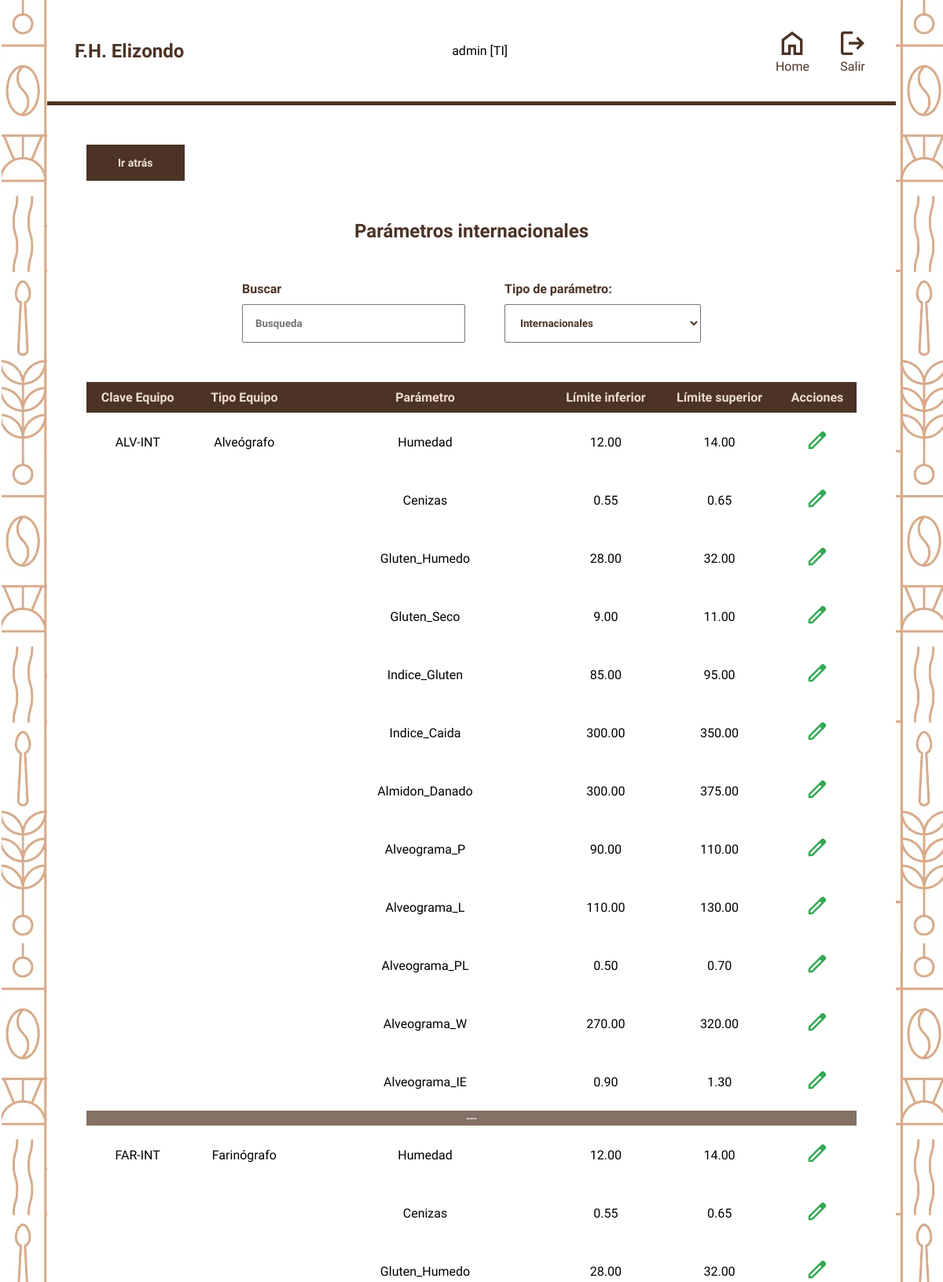
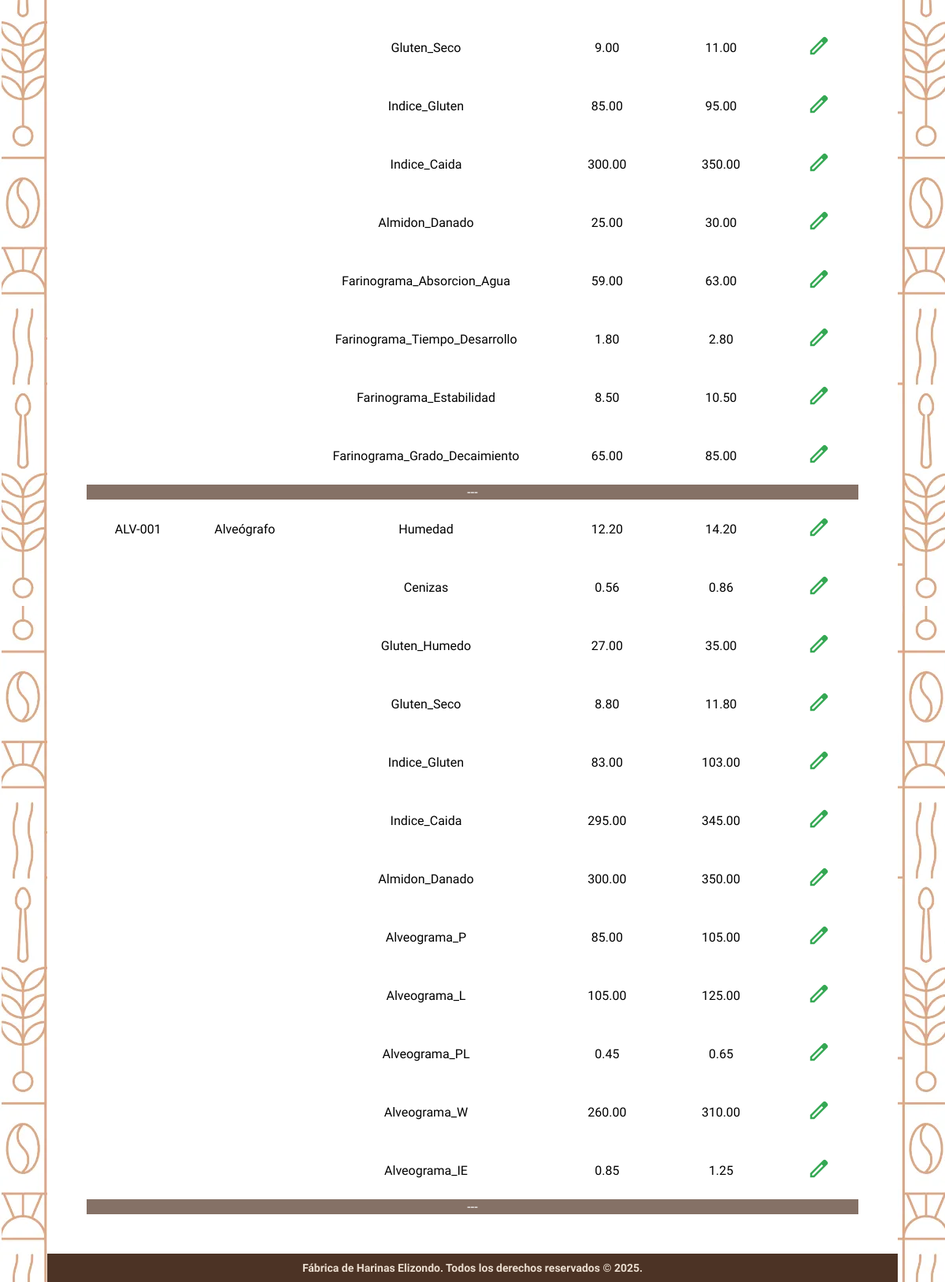
Screenshot of /modulos/parametros.php?tipo=internacionales (signed in) with the database file from the repository (2 pictures, top to bottom).
### tables this page shows
CREATE TABLE Parametros (
    id_parametro INT PRIMARY KEY AUTO_INCREMENT,
    id_equipo INT,
    id_cliente INT,
    nombre_parametro ENUM(
        'Humedad',
        'Cenizas',
        'Gluten_Humedo',
        'Gluten_Seco',
        'Indice_Gluten',
        'Indice_Caida',
        'Almidon_Danado',
        'Alveograma_P',
        'Alveograma_L',
        'Alveograma_PL',
        'Alveograma_W',
        'Alveograma_IE',
        'Farinograma_Absorcion_Agua',
        'Farinograma_Tiempo_Desarrollo',
        'Farinograma_Estabilidad',
        'Farinograma_Grado_Decaimiento'
    ) NOT NULL,
    lim_Superior DECIMAL(10, 2) NOT NULL,
    lim_Inferior DECIMAL(10, 2) NOT NULL,
    FOREIGN KEY (id_equipo) REFERENCES Equipos_Laboratorio(id_equipo),
    FOREIGN KEY (id_cliente) REFERENCES Clientes(id_cliente),
    CHECK (
        (
            id_cliente IS NOT NULL
            AND id_equipo IS NULL
        )
        OR (
            id_cliente IS NULL
            AND id_equipo IS NOT NULL
        )
    )
);

CREATE TABLE Equipos_Laboratorio (
    id_equipo INT PRIMARY KEY AUTO_INCREMENT,
    id_responsable INT NOT NULL,
    clave VARCHAR(50) UNIQUE NOT NULL,
    tipo_equipo ENUM('Alveógrafo', 'Farinógrafo') NOT NULL,
    marca VARCHAR(50),
    modelo VARCHAR(50),
    serie VARCHAR(59) UNIQUE NOT NULL,
    desc_larga VARCHAR(300),
    desc_corta VARCHAR(50) NOT NULL,
    proveedor VARCHAR(50),
    fecha_adquisicion DATE,
    garantia VARCHAR(50) UNIQUE,
    vencimiento_garantia DATE,
    ubicacion VARCHAR(100),
    estado ENUM('Activo', 'Inactivo', 'Baja') NOT NULL DEFAULT 'Activo',
    FOREIGN KEY (id_responsable) REFERENCES Usuarios(id_usuario)
);

### modulos/parametros.php (the view, shortened to what this page needs)
<?php
$filtro = $_GET['tipo'];
?>
<!DOCTYPE html>
<html lang="en">
<head>
    <link rel="stylesheet" href="../styles.css">
    <link rel="stylesheet" href="../css/menu.css">
</head>
<body>
    <main class="contenedor hoja">
        <?php include '../includes/header.php'; ?>
        <div class="contenedor__modulo">
            <a href="../menu.php" class="atras">Ir atrás</a>
            <h2 class="heading">Parámetros <?php echo $filtro; ?></h2>
            <div class="controles">
                <div class="buscador">
                    <h4 class="buscador__label">Buscar</h4>
                    <input type="text" id="searchBar" class="buscador__input" placeholder="Busqueda">
                </div>
                <div class="ordenar">
                    <h4 class="ordenar__label">Tipo de parámetro:</h4>
                    <select name="orden" id="filtroParam" class="ordenar__select">
                        <option value="internacionales" <?= ($filtro === 'internacionales') ? 'selected' : '' ?>>
                            Internacionales</option>
                    </select>
                </div>
            </div>
            <table class="tabla">
                <thead>
                    <tr class="tabla__encabezado">
                        <th><?php echo ($filtro === 'internacionales') ? 'Clave Equipo' : 'ID Cliente'; ?></th>
                        <th><?php echo ($filtro === 'internacionales') ? 'Tipo Equipo' : 'Cliente'; ?></th>
                        <th>Parámetro</th>
                        <th>Límite inferior</th>
                        <th>Límite superior</th>
                        <th>Acciones</th>
                    </tr>
                </thead>
                <tbody>
                    <?php
                    require '../config/conn.php';
                    $tabla = 'equipos_laboratorio';
                    $tipo_param = 'id_equipo';
                    if ($filtro === 'internacionales') {
                        $sql_id = "SELECT
                P.id_parametro,
                P.nombre_parametro,
                P.lim_Superior,
                P.lim_Inferior,
                A.clave AS origen,
                A.tipo_equipo AS tipo,
                A.id_equipo AS id
            FROM parametros P
            LEFT JOIN equipos_laboratorio A ON A.id_equipo = P.id_equipo
            WHERE P.id_equipo = :id";
                        $sql = "SELECT DISTINCT id_equipo FROM parametros";
                    }
                    $stmt = $pdo->prepare($sql);
                    $stmt->execute();
                    while ($id = $stmt->fetch(PDO::FETCH_ASSOC)) {
                        $valor_id = $id[$tipo_param];
                        $stmt_inner = $pdo->prepare($sql_id);
                        $stmt_inner->bindValue(':id', $valor_id, PDO::PARAM_INT);
                        $stmt_inner->execute();
                        $parametros = $stmt_inner->fetchAll(PDO::FETCH_ASSOC);
                        if (!empty($parametros)) {
                            $origen = htmlspecialchars($parametros[0][($filtro === 'internacionales') ? 'origen' : 'id']);
                            $tipo = htmlspecialchars($parametros[0][($filtro === 'internacionales') ? 'tipo' : 'origen']);
                            $primera = true;
                            foreach ($parametros as $parametro) {
                                echo '<tr class="tabla__fila">';
                                if ($primera) {
                                    echo '<td>' . $origen . '</td>';
                                    echo '<td>' . $tipo . '</td>';
                                    $primera = false;
                                } else {
                                    echo '<td class = "oculto">' . $origen . '</td>';
                                    echo '<td class = "oculto">' . $tipo . '</td>';
                                }
                                echo '<td>' . htmlspecialchars($parametro['nombre_parametro']) . '</td>';
                                echo '<td>' . htmlspecialchars($parametro['lim_Inferior']) . '</td>';
                                echo '<td>' . htmlspecialchars($parametro['lim_Superior']) . '</td>';
                                echo '<td class="tabla__botones">';
                                echo '<a href="parametrosform.php?id=' . $parametro['id_parametro'] . '&ow=' . $tabla . '">
                  <img src="../img/edit.svg" alt="Editar" class="tabla__boton"></a>';
                                echo '</td>';
                                echo '</tr>';
                            }
                            echo '<tr class="tabla__fila--sep"><td colspan="6" class="separador">---</td></tr>';
                        }
                    }
                    ?>
                </tbody>
            </table>
        </div>
        <?php include '../includes/footer.php'; ?>
    </main>
</body>
</html>

### styles.css (style rules this page uses)
:root { --colorPrimario: #EBDED0; --blanco: #FFFFFF; --colorSecundario: #4c3325; --fuenteHeading: "Domine", serif; --fuenteBody: "Lexend", serif; }
.contenedor { max-width: 1200px; width: 90%; margin: 0 auto; }
html { box-sizing: border-box; }
* { margin: 0; padding: 0; }
a { text-decoration: none; color: var(--colorSecundario); }
img { max-width: 100%; }
body { background-image: url(img/bg-login.webp); font-family: var(--fuenteBody); }
h1, h2, h3, h4 { font-family: var(--fuenteHeading); font-weight: bold; color: var(--colorSecundario); }
.contenedor__modulo { padding: 50px; }
.heading { text-align: center; margin: 20px 0; }
.controles { display: flex; align-items: center; justify-content: center; gap: 50px; margin: 50px 0; }
.buscador__label, .ordenar__label { margin-bottom: 10px; }
.buscador__input, .ordenar__select { font-family: inherit; padding: 15px; min-width: 250px; color: var(--colorSecundario); font-weight: bold; }
.tabla { width: 100%; border-collapse: collapse; }
.tabla__encabezado { background-color: var(--colorSecundario); color: var(--colorPrimario); }
.tabla__encabezado th { padding: 10px; }
.tabla__fila td { padding: 20px; text-align: center; vertical-align: middle; }
.tabla__fila--sep td { background-color: #857166; text-align: center; vertical-align: middle; color: white; }
.tabla__boton { height: 30px; cursor: pointer; }
.atras { background-color: var(--colorSecundario); color: var(--colorPrimario); font-weight: bold; padding: 15px 40px; font-size: 14px; display: inline-block; margin-bottom: 30px; }

### css/menu.css (style rules this page uses)
:root { --colorPrimario: #EBDED0; --blanco: #FFFFFF; --colorSecundario: #4c3325; --fuenteHeading: "Domine", serif; --fuenteBody: "Lexend", serif; }
.hoja { background-color: var(--blanco); }

### rows the page displays
parametros: id_equipo.clave "ALV-INT", id_equipo.tipo_equipo "Alveógrafo", nombre_parametro "Humedad", lim_Inferior "12.00", lim_Superior "14.00"
parametros: nombre_parametro "Cenizas", lim_Inferior "0.55", lim_Superior "0.65"
parametros: nombre_parametro "Gluten_Humedo", lim_Inferior "28.00", lim_Superior "32.00"
parametros: nombre_parametro "Gluten_Seco", lim_Inferior "9.00", lim_Superior "11.00"
parametros: nombre_parametro "Indice_Gluten", lim_Inferior "85.00", lim_Superior "95.00"
parametros: nombre_parametro "Indice_Caida", lim_Inferior "300.00", lim_Superior "350.00"
parametros: nombre_parametro "Almidon_Danado", lim_Inferior "300.00", lim_Superior "375.00"
parametros: nombre_parametro "Alveograma_P", lim_Inferior "90.00", lim_Superior "110.00"
parametros: nombre_parametro "Alveograma_L", lim_Inferior "110.00", lim_Superior "130.00"
parametros: nombre_parametro "Alveograma_PL", lim_Inferior "0.50", lim_Superior "0.70"
parametros: nombre_parametro "Alveograma_W", lim_Inferior "270.00", lim_Superior "320.00"
parametros: nombre_parametro "Alveograma_IE", lim_Inferior "0.90", lim_Superior "1.30"
parametros: id_equipo.clave "FAR-INT", id_equipo.tipo_equipo "Farinógrafo", nombre_parametro "Humedad", lim_Inferior "12.00", lim_Superior "14.00"
parametros: nombre_parametro "Cenizas", lim_Inferior "0.55", lim_Superior "0.65"
parametros: nombre_parametro "Gluten_Humedo", lim_Inferior "28.00", lim_Superior "32.00"
parametros: nombre_parametro "Gluten_Seco", lim_Inferior "9.00", lim_Superior "11.00"
parametros: nombre_parametro "Indice_Gluten", lim_Inferior "85.00", lim_Superior "95.00"
parametros: nombre_parametro "Indice_Caida", lim_Inferior "300.00", lim_Superior "350.00"
parametros: nombre_parametro "Almidon_Danado", lim_Inferior "25.00", lim_Superior "30.00"
parametros: nombre_parametro "Farinograma_Absorcion_Agua", lim_Inferior "59.00", lim_Superior "63.00"
parametros: nombre_parametro "Farinograma_Tiempo_Desarrollo", lim_Inferior "1.80", lim_Superior "2.80"
parametros: nombre_parametro "Farinograma_Estabilidad", lim_Inferior "8.50", lim_Superior "10.50"
parametros: nombre_parametro "Farinograma_Grado_Decaimiento", lim_Inferior "65.00", lim_Superior "85.00"
parametros: id_equipo.clave "ALV-001", id_equipo.tipo_equipo "Alveógrafo", nombre_parametro "Humedad", lim_Inferior "12.20", lim_Superior "14.20"
parametros: nombre_parametro "Cenizas", lim_Inferior "0.56", lim_Superior "0.86"
parametros: nombre_parametro "Gluten_Humedo", lim_Inferior "27.00", lim_Superior "35.00"
parametros: nombre_parametro "Gluten_Seco", lim_Inferior "8.80", lim_Superior "11.80"
parametros: nombre_parametro "Indice_Gluten", lim_Inferior "83.00", lim_Superior "103.00"
parametros: nombre_parametro "Indice_Caida", lim_Inferior "295.00", lim_Superior "345.00"
parametros: nombre_parametro "Almidon_Danado", lim_Inferior "300.00", lim_Superior "350.00"
parametros: nombre_parametro "Alveograma_P", lim_Inferior "85.00", lim_Superior "105.00"
parametros: nombre_parametro "Alveograma_L", lim_Inferior "105.00", lim_Superior "125.00"
parametros: nombre_parametro "Alveograma_PL", lim_Inferior "0.45", lim_Superior "0.65"
parametros: nombre_parametro "Alveograma_W", lim_Inferior "260.00", lim_Superior "310.00"
parametros: nombre_parametro "Alveograma_IE", lim_Inferior "0.85", lim_Superior "1.25"

### other values shown
$_SESSION["username"] "admin"
$_SESSION["rol"] "TI"
$filtro "internacionales"
